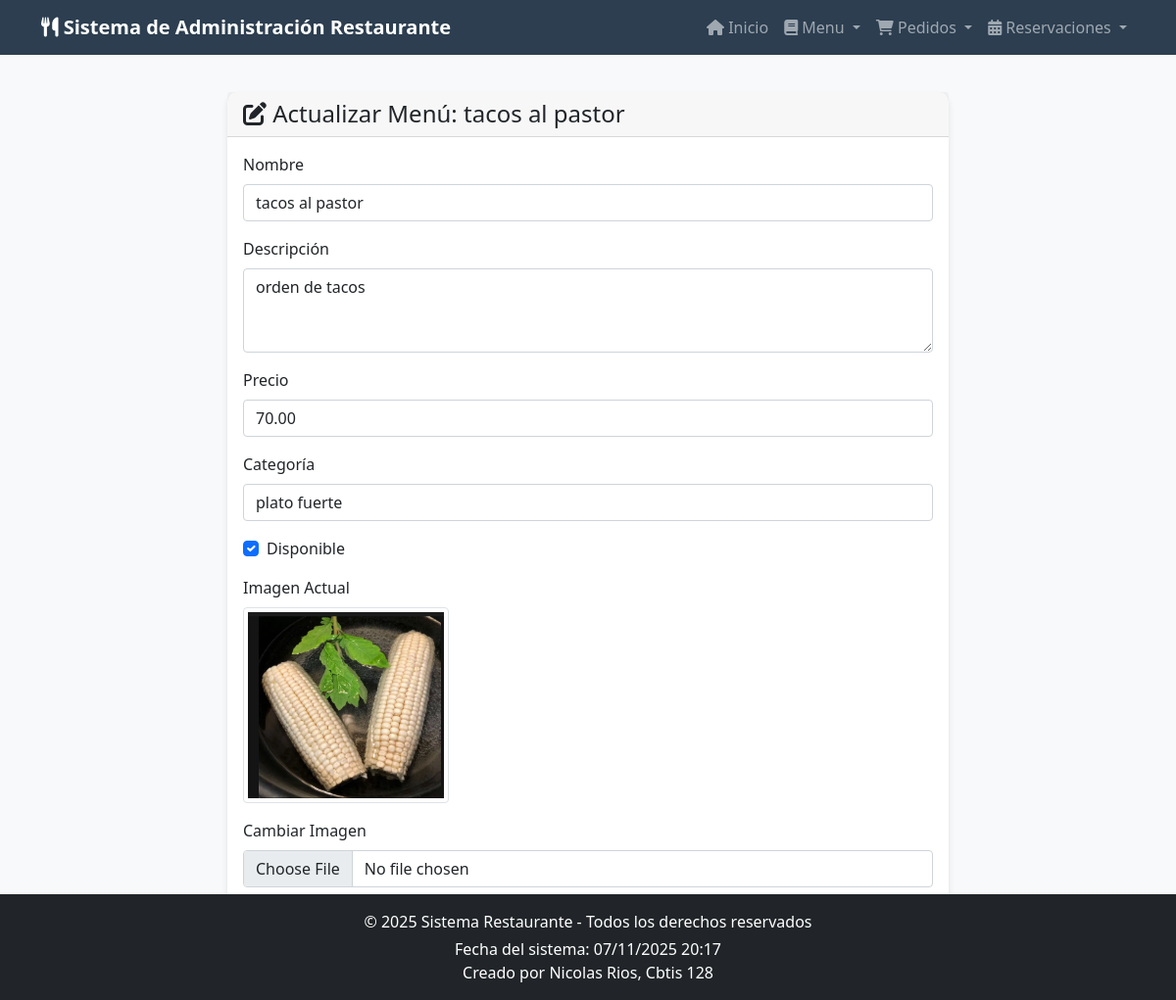
Screenshot of /actualizar-menu/3/ with the database file from the repository.
### app_Restaurante/models.py (models this page shows, shortened)
class Menu(models.Model):
    nombre = models.CharField(max_length=100)
    descripcion = models.TextField()
    precio = models.DecimalField(max_digits=6, decimal_places=2)
    categoria = models.CharField(max_length=50)
    disponible = models.BooleanField(default=True)
    fecha_creacion = models.DateTimeField(auto_now_add=True)
    imagen = models.ImageField(upload_to='img_clientes/', blank=True, null=True)

### app_Restaurante/views.py (the view)
# urls.py: path('actualizar-menu/<int:id>/', views.actualizar_Menu, name='actualizar_Menu'),
def actualizar_Menu(request, id):
    menu = get_object_or_404(Menu, id=id)
    return render(request, 'Menu/actualizar_Menu.html', {'menu': menu})

### app_Restaurante/templates/Menu/actualizar_Menu.html (shortened to what this page needs)
{% extends 'base.html' %}
{% block content %}
<div class="row">
    <div class="col-md-8 mx-auto">
        <div class="card">
            <div class="card-header">
                <h4 class="card-title mb-0">
                    <i class="fas fa-edit"></i> Actualizar Menú: {{ menu.nombre }}
                </h4>
            </div>
            <div class="card-body">
                <form method="POST" action="{% url 'realizar_actualizacion_Menu' menu.id %}" enctype="multipart/form-data">
                    <div class="mb-3">
                        <label class="form-label">Nombre</label>
                        <input type="text" class="form-control" name="nombre" value="{{ menu.nombre }}" required>
                    </div>
                    <div class="mb-3">
                        <label class="form-label">Descripción</label>
                        <textarea class="form-control" name="descripcion" rows="3" required>{{ menu.descripcion }}</textarea>
                    </div>
                    <div class="mb-3">
                        <label class="form-label">Precio</label>
                        <input type="number" step="0.01" class="form-control" name="precio" value="{{ menu.precio }}" required>
                    </div>
                    <div class="mb-3">
                        <label class="form-label">Categoría</label>
                        <input type="text" class="form-control" name="categoria" value="{{ menu.categoria }}" required>
                    </div>
                    <div class="mb-3 form-check">
                        <input type="checkbox" class="form-check-input" name="disponible" value="True"
                               {% if menu.disponible %}checked{% endif %}>
                        <label class="form-check-label">Disponible</label>
                    </div>
                    {% if menu.imagen %}
                    <div class="mb-3">
                        <label class="form-label">Imagen Actual</label>
                        <div>
                            <img src="{{ menu.imagen.url }}" alt="{{ menu.nombre }}"
                                 class="img-thumbnail" style="max-height: 200px;">
                        </div>
                    </div>
                    {% endif %}
                    <div class="mb-3">
                        <label class="form-label">
                            {% if menu.imagen %}Cambiar Imagen{% else %}Imagen del Menú{% endif %}
                        </label>
                        <input type="file" class="form-control" name="imagen" accept="image/*">
                        <div class="form-text">Dejar vacío para mantener la imagen actual</div>
                    </div>
                    <button type="submit" class="btn btn-primary">Actualizar Menú</button>
                    <a href="{% url 'ver_Menu' %}" class="btn btn-secondary">Cancelar</a>
                </form>
            </div>
        </div>
    </div>
</div>
{% endblock %}

### app_Restaurante/templates/header.html (style rules this page uses)
body { background-color: #f8f9fa; padding-top: 70px; display: flex; }
.card { border: none; box-shadow: 0 4px 6px rgba(0,0,0,0.1); margin-bottom: 20px; border-radius: 10px; }
.btn-primary { background-color: #4e73df; border-color: #4e73df; }

### rows the page displays
Menu: nombre "tacos al pastor", descripcion "orden de tacos", precio "70.00", categoria "plato fuerte", disponible "☑", imagen (picture)
